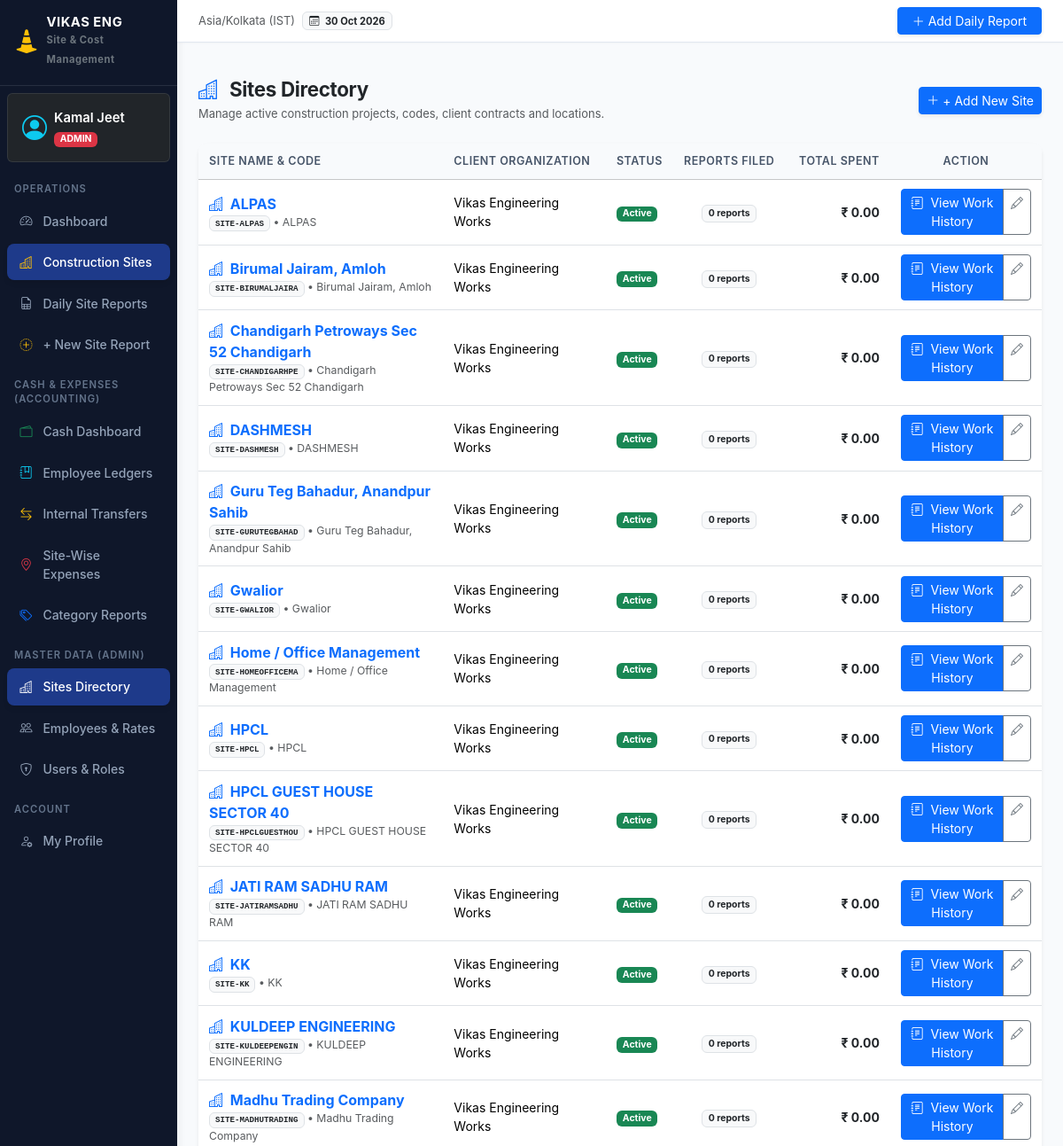
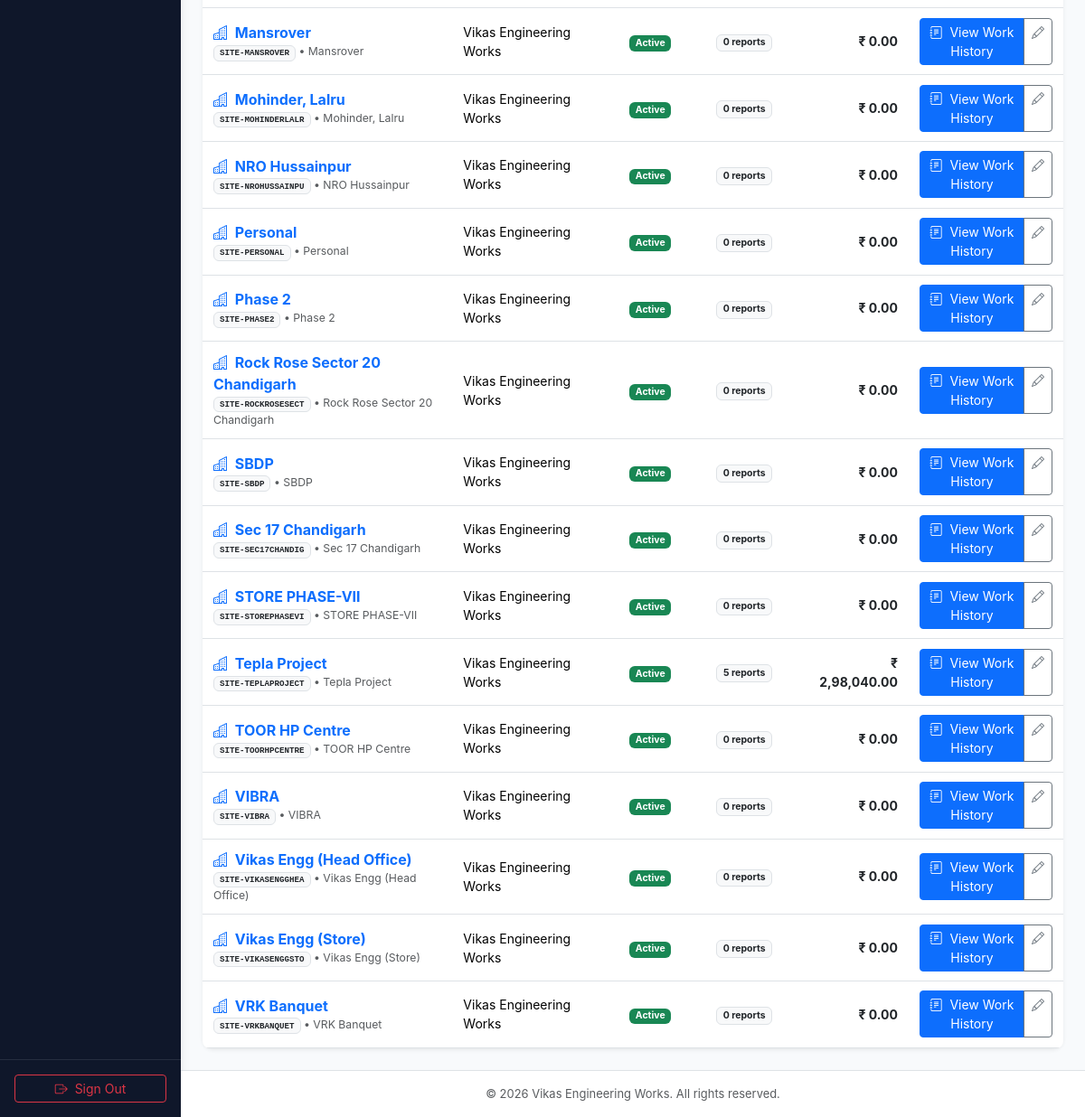
Page /master/sites/ (signed in) on the committed database (2 pictures, top to bottom).
### reports/models.py (models this page shows, shortened)
class UserProfile(models.Model):
    user = models.OneToOneField(User, on_delete=models.CASCADE, related_name='profile')
    role = models.CharField(max_length=20, choices=UserRole.choices, default=UserRole.SITE_ENGINEER)
    designation = models.CharField(max_length=100, blank=True)
    phone = models.CharField(max_length=20, blank=True)
    assigned_sites = models.ManyToManyField('Site', blank=True, related_name='assigned_engineers')
    @property
    def is_site_engineer(self):
        return self.role == UserRole.SITE_ENGINEER
    @property
    def is_admin(self):
        return self.role == UserRole.ADMIN or self.user.is_superuser
    @property
    def is_management(self):
        return self.role == UserRole.MANAGEMENT or self.role == UserRole.ADMIN or self.user.is_superuser

class Site(models.Model):
    STATUS_CHOICES = [
        ('ACTIVE', 'Active'),
        ('ON_HOLD', 'On Hold'),
        ('COMPLETED', 'Completed'),
    ]
    name = models.CharField(max_length=150, unique=True)
    code = models.CharField(max_length=50, unique=True)
    location = models.CharField(max_length=255)
    client_name = models.CharField(max_length=150, blank=True)
    status = models.CharField(max_length=20, choices=STATUS_CHOICES, default='ACTIVE')
    created_at = models.DateTimeField(auto_now_add=True)
    updated_at = models.DateTimeField(auto_now=True)
    class Meta:
        ordering = ['name']

### reports/views.py (the view)
# urls.py: path('master/sites/', views.site_list_view, name='site_list'),
@login_required
def site_list_view(request):
    sites = Site.objects.annotate(
        reports_count=Count('reports'),
        total_spent=Sum('reports__total_site_cost')
    ).all()
    user_profile = getattr(request.user, 'profile', None)
    is_admin = request.user.is_superuser or (user_profile and user_profile.is_admin)
    return render(request, 'master/site_list.html', {'sites': sites, 'is_admin': is_admin})

### templates/master/site_list.html (shortened to what this page needs)
{% extends 'base.html' %}
{% load custom_filters %}
{% block content %}
<div class="d-flex flex-column flex-md-row justify-content-between align-items-md-center gap-3 mb-4">
    <div>
        <h3 class="fw-bold text-dark mb-1">
            <i class="bi bi-buildings text-primary me-2"></i> Sites Directory
        </h3>
        <p class="text-muted small mb-0">Manage active construction projects, codes, client contracts and locations.</p>
    </div>
    <div>
        <a href="{% url 'site_create' %}" class="btn btn-primary btn-sm shadow-sm">
            <i class="bi bi-plus-lg"></i> + Add New Site
        </a>
    </div>
</div>
<div class="card shadow-sm border-0">
    <div class="card-body p-0">
        <div class="table-responsive">
            <table class="table table-hover align-middle mb-0">
                <thead class="table-light">
                    <tr>
                        <th>Site Name &amp; Code</th>
                        <th>Client Organization</th>
                        <th>Status</th>
                        <th class="text-center">Reports Filed</th>
                        <th class="text-end">Total Spent</th>
                        <th class="text-center">Action</th>
                    </tr>
                </thead>
                <tbody>
                    {% for s in sites %}
                    <tr>
                        <td>
                            <a href="{% url 'site_detail' s.id %}" class="text-decoration-none fw-bold text-primary fs-6">
                                <i class="bi bi-buildings me-1"></i> {{ s.name }}
                            </a>
                            <div class="small text-muted">
                                <span class="badge bg-light text-dark border font-monospace">{{ s.code }}</span> &bull; {{ s.location }}
                            </div>
                        </td>
                        <td>{{ s.client_name|default:"Internal / Direct" }}</td>
                        <td>
                            <span class="badge {{ s.status|status_badge_class }}">
                                {{ s.get_status_display }}
                            </span>
                        </td>
                        <td class="text-center">
                            <span class="badge bg-light text-dark border">{{ s.reports_count }} reports</span>
                        </td>
                        <td class="text-end fw-bold text-dark">
                            {{ s.total_spent|default:0|inr_format }}
                        </td>
                        <td class="text-center">
                            <div class="btn-group btn-group-sm">
                                <a href="{% url 'site_detail' s.id %}" class="btn btn-primary" title="View Detailed Work History & Costs">
                                    <i class="bi bi-journal-text me-1"></i> View Work History
                                </a>
                                {% if is_admin %}
                                <a href="{% url 'site_edit' s.id %}" class="btn btn-outline-secondary" title="Edit Site">
                                    <i class="bi bi-pencil"></i>
                                </a>
                                {% endif %}
                            </div>
                        </td>
                    </tr>
                    {% empty %}
                    <tr>
                        <td colspan="7" class="text-center py-4 text-muted">No sites registered yet.</td>
                    </tr>
                    {% endfor %}
                </tbody>
            </table>
        </div>
    </div>
</div>
{% endblock %}

### templates/base.html (shortened to what this page needs)
{% load static custom_filters %}
<!DOCTYPE html>
<html lang="en">
<head>
    <link href="https://cdn.jsdelivr.net/npm/bootstrap@5.3.3/dist/css/bootstrap.min.css" rel="stylesheet">
    <link rel="stylesheet" href="https://cdn.jsdelivr.net/npm/bootstrap-icons@1.11.3/font/bootstrap-icons.min.css">
    <link rel="stylesheet" href="{% static 'css/custom.css' %}">
</head>
<body>
    <div class="container-fluid p-0">
        <div class="row g-0">
            {% if user.is_authenticated %}
            <aside class="col-md-3 col-lg-2 sidebar no-print" id="sidebarMenu">
                <div class="d-flex flex-column h-100">
                    <div class="sidebar-brand d-flex align-items-center justify-content-between">
                        <a href="{% url 'dashboard' %}" class="text-decoration-none d-flex align-items-center gap-2 text-white">
                            <i class="bi bi-cone-striped fs-3 text-warning"></i>
                            <div>
                                <div class="lh-1 text-white fw-bold">VIKAS ENG</div>
                                <small class="text-secondary" style="font-size: 0.7rem;">Site & Cost Management</small>
                            </div>
                        </a>
                    </div>
                    <div class="p-3 mx-2 my-2 rounded bg-dark border border-secondary border-opacity-25 text-white">
                        <div class="d-flex align-items-center gap-2">
                            <i class="bi bi-person-circle fs-3 text-info"></i>
                            <div class="overflow-hidden">
                                <div class="fw-semibold text-truncate">{{ user.get_full_name|default:user.username }}</div>
                                <span class="badge {{ current_role|role_badge_class }} text-uppercase" style="font-size: 0.65rem;">
                                    {{ user_profile.get_role_display|default:current_role }}
                                </span>
                            </div>
                        </div>
                    </div>
                    <ul class="nav flex-column mb-auto">
                        <li class="sidebar-section-title">Operations</li>
                        <li class="nav-item">
                            <a class="nav-link {% if request.resolver_match.url_name == 'dashboard' %}active{% endif %}" href="{% url 'dashboard' %}">
                                <i class="bi bi-speedometer2"></i> Dashboard
                            </a>
                        </li>
                        <li class="nav-item">
                            <a class="nav-link {% if request.resolver_match.url_name == 'site_list' or request.resolver_match.url_name == 'site_detail' %}active{% endif %}" href="{% url 'site_list' %}">
                                <i class="bi bi-buildings text-warning"></i> Construction Sites
                            </a>
                        </li>
                        <li class="nav-item">
                            <a class="nav-link {% if request.resolver_match.url_name == 'report_list' %}active{% endif %}" href="{% url 'report_list' %}">
                                <i class="bi bi-file-earmark-spreadsheet"></i> Daily Site Reports
                            </a>
                        </li>
                        <li class="nav-item">
                            <a class="nav-link {% if request.resolver_match.url_name == 'report_create' %}active{% endif %}" href="{% url 'report_create' %}">
                                <i class="bi bi-plus-circle-dotted text-warning"></i> + New Site Report
                            </a>
                        </li>
                        <li class="sidebar-section-title">Cash & Expenses (Accounting)</li>
                        <li class="nav-item">
                            <a class="nav-link {% if request.resolver_match.app_name == 'expenses' and request.resolver_match.url_name == 'dashboard' %}active{% endif %}" href="{% url 'expenses:dashboard' %}">
                                <i class="bi bi-wallet2 text-success"></i> Cash Dashboard
                            </a>
                        </li>
                        <li class="nav-item">
                            <a class="nav-link {% if request.resolver_match.app_name == 'expenses' and 'ledger' in request.resolver_match.url_name %}active{% endif %}" href="{% url 'expenses:ledger_list' %}">
                                <i class="bi bi-journal-bookmark text-info"></i> Employee Ledgers
                            </a>
                        </li>
                        <li class="nav-item">
                            <a class="nav-link {% if request.resolver_match.app_name == 'expenses' and request.resolver_match.url_name == 'transfers_list' %}active{% endif %}" href="{% url 'expenses:transfers_list' %}">
                                <i class="bi bi-arrow-left-right text-warning"></i> Internal Transfers
                            </a>
                        </li>
                        <li class="nav-item">
                            <a class="nav-link {% if request.resolver_match.app_name == 'expenses' and request.resolver_match.url_name == 'site_reports' %}active{% endif %}" href="{% url 'expenses:site_reports' %}">
                                <i class="bi bi-geo-alt text-danger"></i> Site-Wise Expenses
                            </a>
                        </li>
                        <li class="nav-item">
                            <a class="nav-link {% if request.resolver_match.app_name == 'expenses' and request.resolver_match.url_name == 'category_reports' %}active{% endif %}" href="{% url 'expenses:category_reports' %}">
                                <i class="bi bi-tags text-primary"></i> Category Reports
                            </a>
                        </li>
                        {% if is_admin %}
                        <li class="sidebar-section-title">Master Data (Admin)</li>
                        <li class="nav-item">
                            <a class="nav-link {% if 'site' in request.resolver_match.url_name and 'report' not in request.resolver_match.url_name %}active{% endif %}" href="{% url 'site_list' %}">
                                <i class="bi bi-buildings"></i> Sites Directory
                            </a>
                        </li>
                        <li class="nav-item">
                            <a class="nav-link {% if 'employee' in request.resolver_match.url_name %}active{% endif %}" href="{% url 'employee_list' %}">
                                <i class="bi bi-people"></i> Employees & Rates
                            </a>
                        </li>
                        <li class="nav-item">
                            <a class="nav-link {% if 'user' in request.resolver_match.url_name %}active{% endif %}" href="{% url 'user_list' %}">
                                <i class="bi bi-shield-lock"></i> Users & Roles
                            </a>
                        </li>
                        {% endif %}
                        <li class="sidebar-section-title">Account</li>
                        <li class="nav-item">
                            <a class="nav-link {% if request.resolver_match.url_name == 'profile' %}active{% endif %}" href="{% url 'profile' %}">
                                <i class="bi bi-person-gear"></i> My Profile
                            </a>
                        </li>
                    </ul>
                    <div class="p-3 border-top border-secondary border-opacity-25">
                        <a href="{% url 'logout' %}" class="btn btn-outline-danger btn-sm w-100 d-flex align-items-center justify-content-center gap-2">
                            <i class="bi bi-box-arrow-right"></i> Sign Out
                        </a>
                    </div>
                </div>
            </aside>
            {% endif %}
            <main class="{% if user.is_authenticated %}col-12 col-md-9 col-lg-10{% else %}col-12{% endif %} ms-auto p-0 min-vh-100 d-flex flex-column">
                {% if user.is_authenticated %}
                <nav class="navbar navbar-expand top-navbar px-3 px-md-4 py-2 sticky-top no-print">
                    <div class="container-fluid p-0">
                        <div class="d-none d-sm-flex align-items-center gap-2">
                            <span class="text-muted small">Asia/Kolkata (IST)</span>
                            <span class="badge bg-light text-dark border">
                                <i class="bi bi-calendar3 me-1"></i> {% now "d M Y" %}
                            </span>
                        </div>
                        <div class="d-flex align-items-center gap-2 ms-auto">
                            <a href="{% url 'report_create' %}" class="btn btn-primary btn-sm d-flex align-items-center gap-1 shadow-sm px-2 px-sm-3">
                                <i class="bi bi-plus-lg"></i> <span class="d-none d-sm-inline">Add Daily Report</span><span class="d-sm-none">Report</span>
                            </a>
                        </div>
                    </div>
                </nav>
                {% endif %}
                <div class="px-3 px-md-4 pt-3 no-print">
                </div>
                <div class="p-3 p-md-4 flex-grow-1">
                    {% block content %}{% endblock %}
                </div>
                <footer class="mt-auto py-3 px-3 px-md-4 bg-white border-top text-center text-muted small no-print">
                    <div>
                        <span>&copy; {% now "Y" %} Vikas Engineering Works. All rights reserved.</span>
                    </div>
                </footer>
            </main>
        </div>
    </div>
</body>
</html>

### rows in the picture
UserProfile: role "ADMIN"
Site: name "ALPAS", code "SITE-ALPAS", location "ALPAS", client_name "Vikas Engineering Works", status "Active", reports_count "0", total_spent|inr_format "₹ 0.00"
Site: name "Birumal Jairam, Amloh", code "SITE-BIRUMALJAIRA", location "Birumal Jairam, Amloh", client_name "Vikas Engineering Works", status "Active", reports_count "0", total_spent|inr_format "₹ 0.00"
Site: name "Chandigarh Petroways Sec 52 Chandigarh", code "SITE-CHANDIGARHPE", location "Chandigarh Petroways Sec 52 Chandigarh", client_name "Vikas Engineering Works", status "Active", reports_count "0", total_spent|inr_format "₹ 0.00"
Site: name "DASHMESH", code "SITE-DASHMESH", location "DASHMESH", client_name "Vikas Engineering Works", status "Active", reports_count "0", total_spent|inr_format "₹ 0.00"
Site: name "Guru Teg Bahadur, Anandpur Sahib", code "SITE-GURUTEGBAHAD", location "Guru Teg Bahadur, Anandpur Sahib", client_name "Vikas Engineering Works", status "Active", reports_count "0", total_spent|inr_format "₹ 0.00"
Site: name "Gwalior", code "SITE-GWALIOR", location "Gwalior", client_name "Vikas Engineering Works", status "Active", reports_count "0", total_spent|inr_format "₹ 0.00"
Site: name "Home / Office Management", code "SITE-HOMEOFFICEMA", location "Home / Office Management", client_name "Vikas Engineering Works", status "Active", reports_count "0", total_spent|inr_format "₹ 0.00"
Site: name "HPCL", code "SITE-HPCL", location "HPCL", client_name "Vikas Engineering Works", status "Active", reports_count "0", total_spent|inr_format "₹ 0.00"
Site: name "HPCL GUEST HOUSE SECTOR 40", code "SITE-HPCLGUESTHOU", location "HPCL GUEST HOUSE SECTOR 40", client_name "Vikas Engineering Works", status "Active", reports_count "0", total_spent|inr_format "₹ 0.00"
Site: name "JATI RAM SADHU RAM", code "SITE-JATIRAMSADHU", location "JATI RAM SADHU RAM", client_name "Vikas Engineering Works", status "Active", reports_count "0", total_spent|inr_format "₹ 0.00"
Site: name "KK", code "SITE-KK", location "KK", client_name "Vikas Engineering Works", status "Active", reports_count "0", total_spent|inr_format "₹ 0.00"
Site: name "KULDEEP ENGINEERING", code "SITE-KULDEEPENGIN", location "KULDEEP ENGINEERING", client_name "Vikas Engineering Works", status "Active", reports_count "0", total_spent|inr_format "₹ 0.00"
Site: name "Madhu Trading Company", code "SITE-MADHUTRADING", location "Madhu Trading Company", client_name "Vikas Engineering Works", status "Active", reports_count "0", total_spent|inr_format "₹ 0.00"
Site: name "Mansrover", code "SITE-MANSROVER", location "Mansrover", client_name "Vikas Engineering Works", status "Active", reports_count "0", total_spent|inr_format "₹ 0.00"
Site: name "Mohinder, Lalru", code "SITE-MOHINDERLALR", location "Mohinder, Lalru", client_name "Vikas Engineering Works", status "Active", reports_count "0", total_spent|inr_format "₹ 0.00"
Site: name "NRO Hussainpur", code "SITE-NROHUSSAINPU", location "NRO Hussainpur", client_name "Vikas Engineering Works", status "Active", reports_count "0", total_spent|inr_format "₹ 0.00"
Site: name "Personal", code "SITE-PERSONAL", location "Personal", client_name "Vikas Engineering Works", status "Active", reports_count "0", total_spent|inr_format "₹ 0.00"
Site: name "Phase 2", code "SITE-PHASE2", location "Phase 2", client_name "Vikas Engineering Works", status "Active", reports_count "0", total_spent|inr_format "₹ 0.00"
Site: name "Rock Rose Sector 20 Chandigarh", code "SITE-ROCKROSESECT", location "Rock Rose Sector 20 Chandigarh", client_name "Vikas Engineering Works", status "Active", reports_count "0", total_spent|inr_format "₹ 0.00"
Site: name "SBDP", code "SITE-SBDP", location "SBDP", client_name "Vikas Engineering Works", status "Active", reports_count "0", total_spent|inr_format "₹ 0.00"
Site: name "Sec 17 Chandigarh", code "SITE-SEC17CHANDIG", location "Sec 17 Chandigarh", client_name "Vikas Engineering Works", status "Active", reports_count "0", total_spent|inr_format "₹ 0.00"
Site: name "STORE PHASE-VII", code "SITE-STOREPHASEVI", location "STORE PHASE-VII", client_name "Vikas Engineering Works", status "Active", reports_count "0", total_spent|inr_format "₹ 0.00"
Site: name "Tepla Project", code "SITE-TEPLAPROJECT", location "Tepla Project", client_name "Vikas Engineering Works", status "Active", reports_count "5", total_spent|inr_format "₹ 2,98,040.00"
Site: name "TOOR HP Centre", code "SITE-TOORHPCENTRE", location "TOOR HP Centre", client_name "Vikas Engineering Works", status "Active", reports_count "0", total_spent|inr_format "₹ 0.00"
Site: name "VIBRA", code "SITE-VIBRA", location "VIBRA", client_name "Vikas Engineering Works", status "Active", reports_count "0", total_spent|inr_format "₹ 0.00"
Site: name "Vikas Engg (Head Office)", code "SITE-VIKASENGGHEA", location "Vikas Engg (Head Office)", client_name "Vikas Engineering Works", status "Active", reports_count "0", total_spent|inr_format "₹ 0.00"
Site: name "Vikas Engg (Store)", code "SITE-VIKASENGGSTO", location "Vikas Engg (Store)", client_name "Vikas Engineering Works", status "Active", reports_count "0", total_spent|inr_format "₹ 0.00"
Site: name "VRK Banquet", code "SITE-VRKBANQUET", location "VRK Banquet", client_name "Vikas Engineering Works", status "Active", reports_count "0", total_spent|inr_format "₹ 0.00"

### other values in the picture
{{ user.get_full_name|default:user.username }} "Kamal Jeet"
